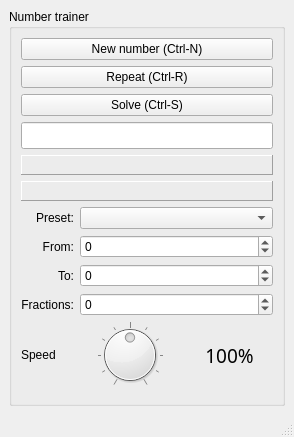
<?xml version="1.0" encoding="UTF-8"?>
<ui version="4.0">
 <class>MainWindow</class>
 <widget class="QMainWindow" name="MainWindow">
  <property name="geometry">
   <rect>
    <x>0</x>
    <y>0</y>
    <width>294</width>
    <height>437</height>
   </rect>
  </property>
  <property name="windowTitle">
   <string>Number trainer</string>
  </property>
  <widget class="QWidget" name="centralwidget">
   <layout class="QVBoxLayout" name="verticalLayout">
    <item>
     <widget class="QGroupBox" name="groupBox">
      <property name="title">
       <string>Number trainer</string>
      </property>
      <layout class="QVBoxLayout" name="verticalLayout_2">
       <item>
        <layout class="QGridLayout" name="gridLayout">
         <item row="3" column="0">
          <widget class="QLineEdit" name="lineEdit_answer">
           <property name="font">
            <font>
             <pointsize>12</pointsize>
            </font>
           </property>
           <property name="alignment">
            <set>Qt::AlignCenter</set>
           </property>
          </widget>
         </item>
         <item row="0" column="0">
          <widget class="QPushButton" name="pushButton_new">
           <property name="text">
            <string>New number (Ctrl-N)</string>
           </property>
           <property name="shortcut">
            <string>Ctrl+N</string>
           </property>
          </widget>
         </item>
         <item row="6" column="0">
          <widget class="QLabel" name="label_result">
           <property name="font">
            <font>
             <pointsize>12</pointsize>
            </font>
           </property>
           <property name="frameShape">
            <enum>QFrame::Panel</enum>
           </property>
           <property name="frameShadow">
            <enum>QFrame::Raised</enum>
           </property>
           <property name="text">
            <string/>
           </property>
           <property name="alignment">
            <set>Qt::AlignCenter</set>
           </property>
          </widget>
         </item>
         <item row="7" column="0">
          <widget class="QLabel" name="label_solution">
           <property name="font">
            <font>
             <pointsize>12</pointsize>
            </font>
           </property>
           <property name="frameShape">
            <enum>QFrame::Panel</enum>
           </property>
           <property name="frameShadow">
            <enum>QFrame::Raised</enum>
           </property>
           <property name="text">
            <string/>
           </property>
           <property name="alignment">
            <set>Qt::AlignCenter</set>
           </property>
          </widget>
         </item>
         <item row="2" column="0">
          <widget class="QPushButton" name="pushButton_solve">
           <property name="text">
            <string>Solve (Ctrl-S)</string>
           </property>
           <property name="shortcut">
            <string/>
           </property>
          </widget>
         </item>
         <item row="1" column="0">
          <widget class="QPushButton" name="pushButton_repeat">
           <property name="text">
            <string>Repeat (Ctrl-R)</string>
           </property>
           <property name="shortcut">
            <string>Ctrl+R</string>
           </property>
          </widget>
         </item>
         <item row="8" column="0">
          <layout class="QGridLayout" name="gridLayout_settings" columnstretch="0,1">
           <item row="3" column="0">
            <widget class="QLabel" name="label_fraction">
             <property name="text">
              <string>Fractions:</string>
             </property>
             <property name="alignment">
              <set>Qt::AlignRight|Qt::AlignTrailing|Qt::AlignVCenter</set>
             </property>
            </widget>
           </item>
           <item row="3" column="1">
            <widget class="QSpinBox" name="spinBox_fraction">
             <property name="minimum">
              <number>-5</number>
             </property>
             <property name="maximum">
              <number>5</number>
             </property>
            </widget>
           </item>
           <item row="1" column="0">
            <widget class="QLabel" name="label_from">
             <property name="text">
              <string>From:</string>
             </property>
             <property name="alignment">
              <set>Qt::AlignRight|Qt::AlignTrailing|Qt::AlignVCenter</set>
             </property>
            </widget>
           </item>
           <item row="1" column="1">
            <widget class="QSpinBox" name="spinBox_from">
             <property name="minimum">
              <number>-999999999</number>
             </property>
             <property name="maximum">
              <number>999999999</number>
             </property>
            </widget>
           </item>
           <item row="0" column="1">
            <widget class="QComboBox" name="comboBox_presets"/>
           </item>
           <item row="2" column="0">
            <widget class="QLabel" name="label_to">
             <property name="text">
              <string>To:</string>
             </property>
             <property name="alignment">
              <set>Qt::AlignRight|Qt::AlignTrailing|Qt::AlignVCenter</set>
             </property>
            </widget>
           </item>
           <item row="2" column="1">
            <widget class="QSpinBox" name="spinBox_to">
             <property name="minimum">
              <number>-999999999</number>
             </property>
             <property name="maximum">
              <number>999999999</number>
             </property>
             <property name="singleStep">
              <number>10</number>
             </property>
            </widget>
           </item>
           <item row="0" column="0">
            <widget class="QLabel" name="label_preset">
             <property name="text">
              <string>Preset:</string>
             </property>
             <property name="alignment">
              <set>Qt::AlignRight|Qt::AlignTrailing|Qt::AlignVCenter</set>
             </property>
            </widget>
           </item>
           <item row="4" column="0">
            <widget class="QLabel" name="label">
             <property name="text">
              <string>Speed</string>
             </property>
            </widget>
           </item>
           <item row="4" column="1">
            <layout class="QHBoxLayout" name="horizontalLayout">
             <item>
              <widget class="QDial" name="dial_speed">
               <property name="styleSheet">
                <string notr="true">    QDial
    {
        background-color:QLinearGradient( 
            x1: 0.177, y1: 0.004, x2: 0.831, y2: 0.911, 
            stop: 0 white, 
            stop: 0.061 white, 
            stop: 0.066 lightgray, 
            stop: 0.5 #242424, 
            stop: 0.505 #000000,
            stop: 0.827 #040404,
            stop: 0.966 #292929,
            stop: 0.983 #2e2e2e
        );
    }
</string>
               </property>
               <property name="minimum">
                <number>0</number>
               </property>
               <property name="maximum">
                <number>20</number>
               </property>
               <property name="singleStep">
                <number>2</number>
               </property>
               <property name="pageStep">
                <number>5</number>
               </property>
               <property name="value">
                <number>10</number>
               </property>
               <property name="sliderPosition">
                <number>10</number>
               </property>
               <property name="invertedAppearance">
                <bool>false</bool>
               </property>
               <property name="invertedControls">
                <bool>false</bool>
               </property>
               <property name="wrapping">
                <bool>false</bool>
               </property>
               <property name="notchTarget">
                <double>5.000000000000000</double>
               </property>
               <property name="notchesVisible">
                <bool>true</bool>
               </property>
              </widget>
             </item>
             <item>
              <widget class="QLabel" name="label_speed">
               <property name="font">
                <font>
                 <family>Lucida Sans Typewriter</family>
                 <pointsize>14</pointsize>
                </font>
               </property>
               <property name="text">
                <string>100%</string>
               </property>
               <property name="alignment">
                <set>Qt::AlignCenter</set>
               </property>
              </widget>
             </item>
            </layout>
           </item>
          </layout>
         </item>
        </layout>
       </item>
       <item>
        <spacer name="verticalSpacer">
         <property name="orientation">
          <enum>Qt::Vertical</enum>
         </property>
         <property name="sizeHint" stdset="0">
          <size>
           <width>20</width>
           <height>40</height>
          </size>
         </property>
        </spacer>
       </item>
      </layout>
     </widget>
    </item>
   </layout>
  </widget>
  <widget class="QMenuBar" name="menubar">
   <property name="geometry">
    <rect>
     <x>0</x>
     <y>0</y>
     <width>294</width>
     <height>21</height>
    </rect>
   </property>
  </widget>
  <widget class="QStatusBar" name="statusbar"/>
 </widget>
 <resources/>
 <connections/>
</ui>
